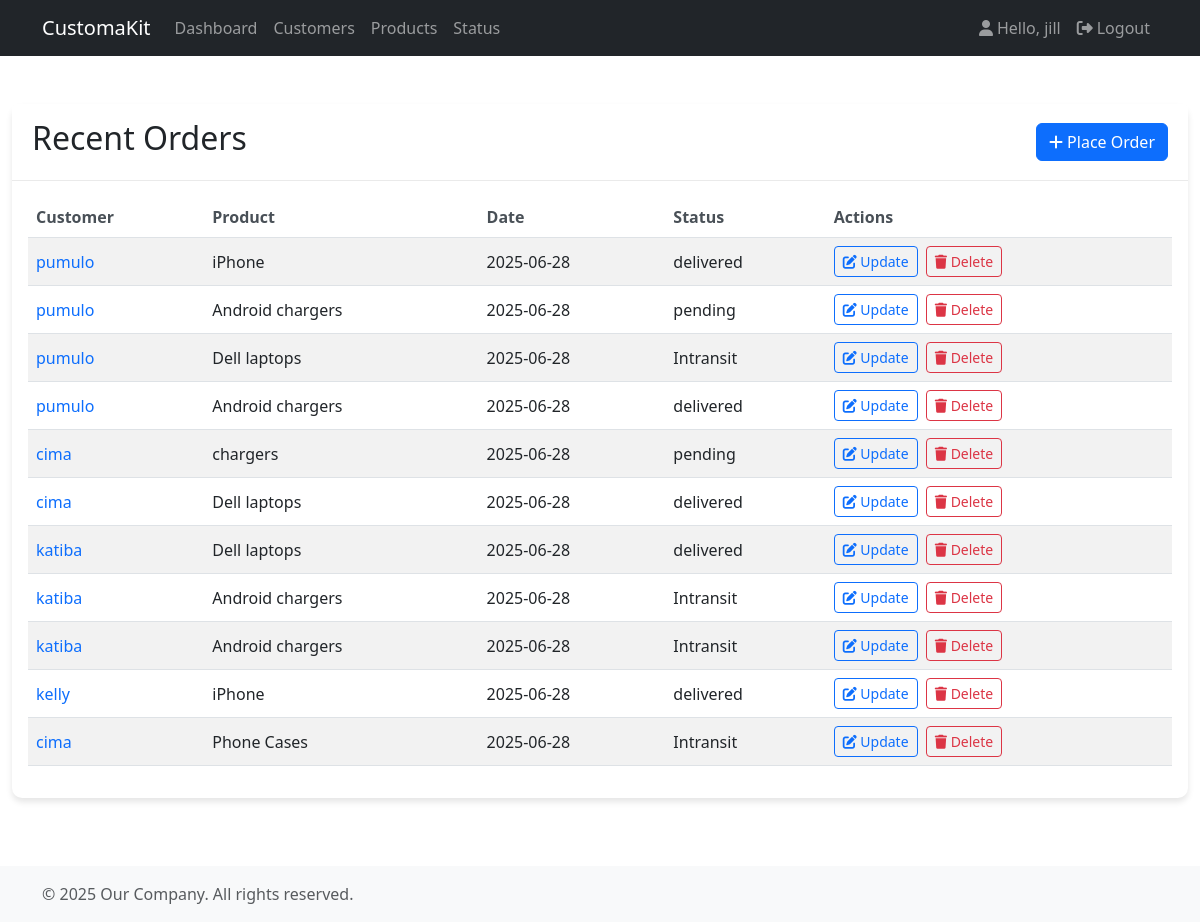
The page /orders/ (signed in) on the database as committed earlier.
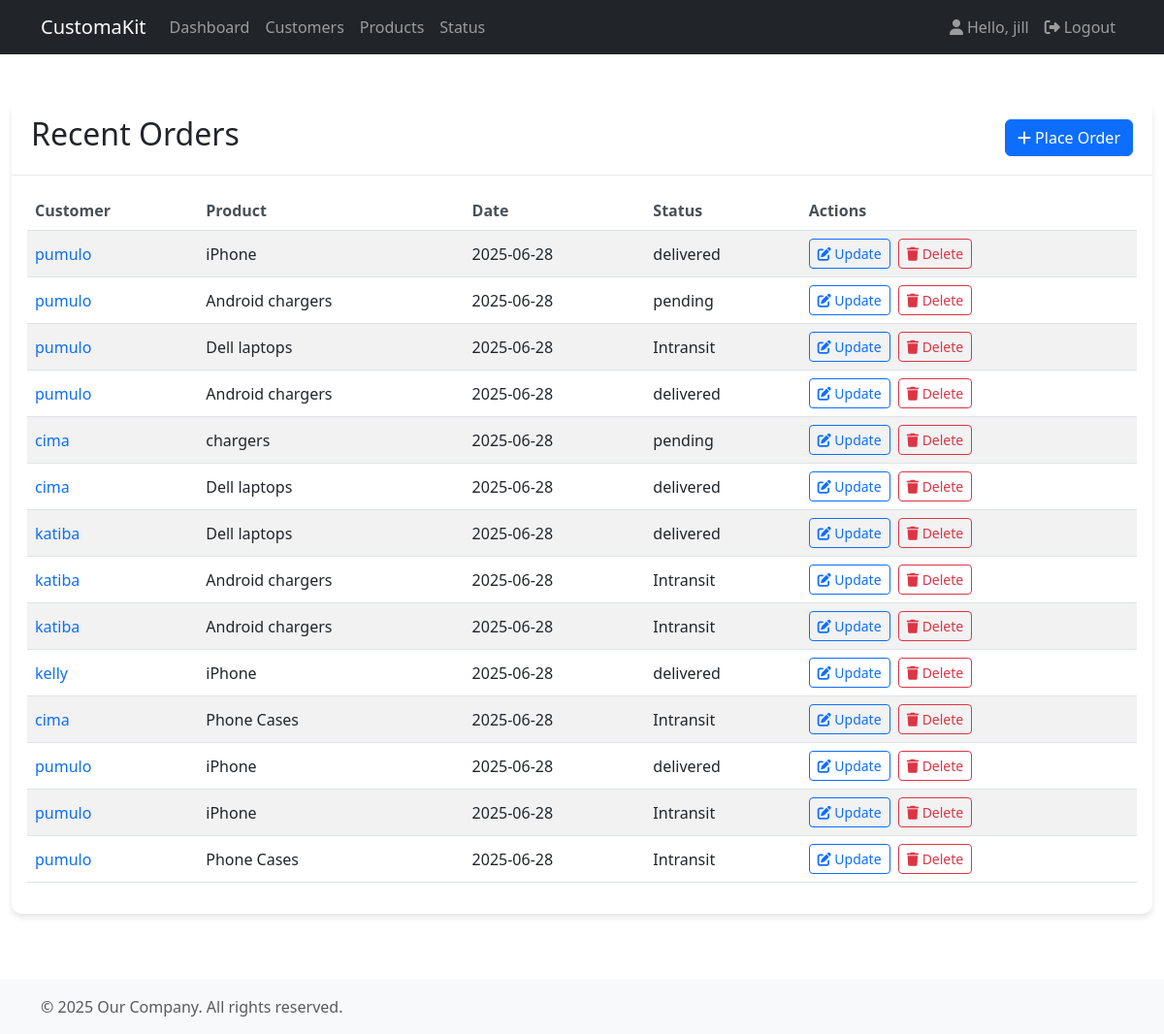
The same page on the database as committed later.
### product/models.py (models this page shows, shortened)
class Order(models.Model):
  STATUS = (
    ('delivered', 'delivered'),
    ('Intransit', 'Intransit'),
    ('pending', 'pending'),
  )
  customer = models.ForeignKey(Customer, null=True, on_delete=models.CASCADE)
  product = models.ForeignKey(Product, null=True, on_delete=models.CASCADE)
  status = models.CharField(max_length=100, null=True, choices=STATUS)
  created_at = models.DateTimeField(auto_now_add=True)

class Product(models.Model):
  name = models.CharField(max_length=70, null=True)
  price = models.FloatField(null=True)
  description = models.CharField(max_length=100, null=True)
  created_at = models.DateTimeField(auto_now_add=True)
  tags = models.ManyToManyField(Tag)
  def __str__(self):
    return self.name

### customer/models.py (models this page shows)
class Customer(models.Model):
  user = models.OneToOneField(User, null=True, on_delete=models.CASCADE)
  name = models.CharField(max_length=200, null=True)
  phone = models.CharField(max_length=200, null=True)
  profile_pic = models.ImageField(null=True, blank=True)
  email = models.CharField(max_length=200, null=True, unique=True)
  created_at = models.DateTimeField(auto_now_add=True)
  def __str__(self):
    return self.name[:50]

### accounts/decorators.py (the view)
    def wrapper_func(request, *args, **kwargs):
      group = ''
      if request.user.groups.exists():
        group = request.user.groups.all()[0].name
      if group in allowed_roles:
        return view_func(request, *args, **kwargs)
      else:
        return HttpResponse('You are not authorized to access this page')

### product/views.py (called while the page is built)
@login_required(login_url='login')
@allowed_user(allowed_roles=['admin'])
def totalOrders(request):
  total_orders = Order.objects.all()
  return render(request, 'product/total_orders.html', {'total_orders':total_orders})

### product/templates/product/total_orders.html
{% extends 'accounts/main.html' %}
{% load static %}
{% block content %}
  <div class="card mt-4">
    <div class="card-header">
        <div class="d-flex justify-content-between align-items-center">
            <h2>Recent Orders</h2>
            <a class="btn btn-primary" href="{% url 'create_order' %}">
                <i class="fas fa-plus me-1"></i>Place Order
            </a>
        </div>
    </div>
    <div class="card-body">
        <div class="table-responsive">
            <table class="table table-striped">
                <thead>
                    <tr>
                        <th>Customer</th>
                        <th>Product</th>
                        <th>Date</th>
                        <th>Status</th>
                        <th>Actions</th>
                    </tr>
                </thead>
                <tbody>
                    {% for order in total_orders %}
                    <tr>
                        <td><a href="{% url 'customer_detail' order.customer.id %}">{{ order.customer }}</a></td>
                        <td>{{ order.product }}</td>
                        <td>{{ order.created_at|date:"Y-m-d" }}</td>
                        <td>{{ order.status }}</td>
                        <td>
                            <a class="btn btn-sm btn-outline-primary me-1" href="{% url 'update_order' order.id %}">
                                <i class="fas fa-edit"></i> Update
                            </a>
                            <a class="btn btn-sm btn-outline-danger" href="{% url 'delete' order.id %}">
                                <i class="fas fa-trash"></i> Delete
                            </a>
                        </td>
                    </tr>
                    {% endfor %}
                </tbody>
            </table>
        </div>
    </div>
  </div>
{% endblock %}

Rows that differ between the two databases and show on the page:
added Order: customer "pumulo", product "iPhone", created_at "2025-06-28", status "delivered"
added Order: customer "pumulo", product "iPhone", created_at "2025-06-28", status "Intransit"
added Order: customer "pumulo", product "Phone Cases", created_at "2025-06-28", status "Intransit"
